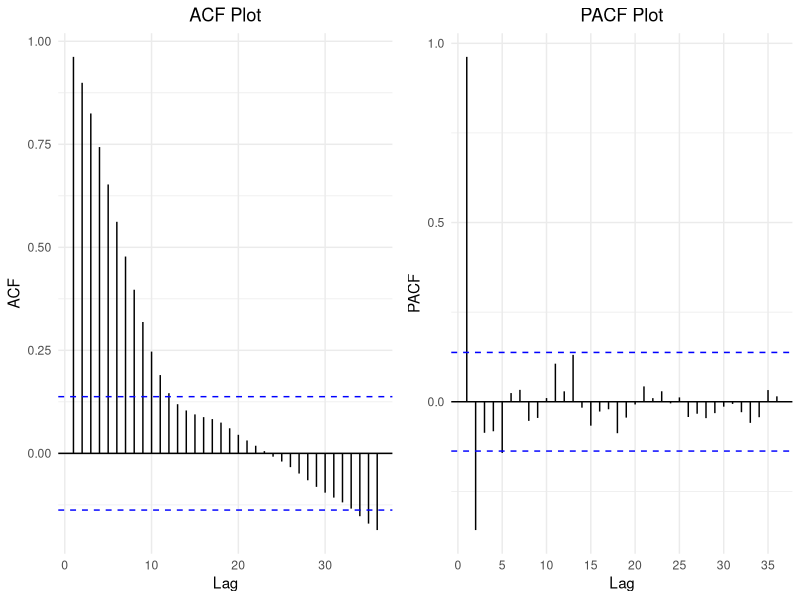
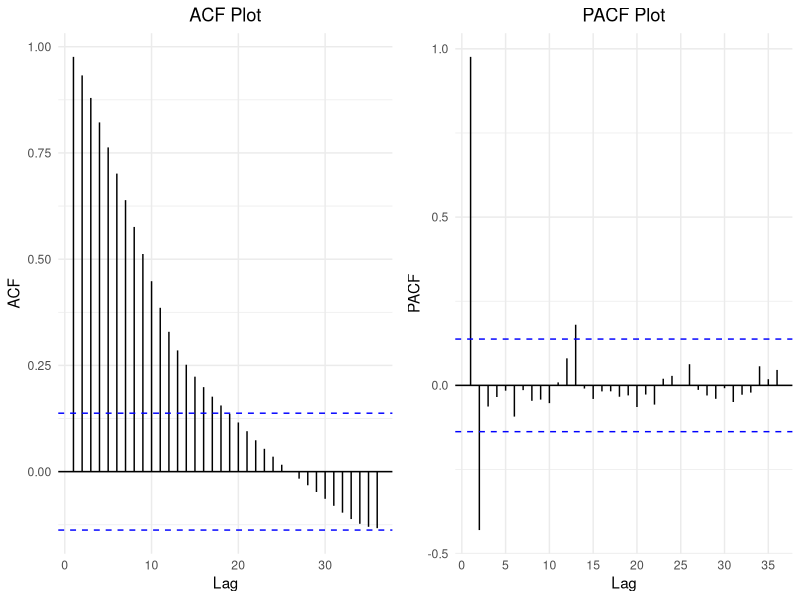
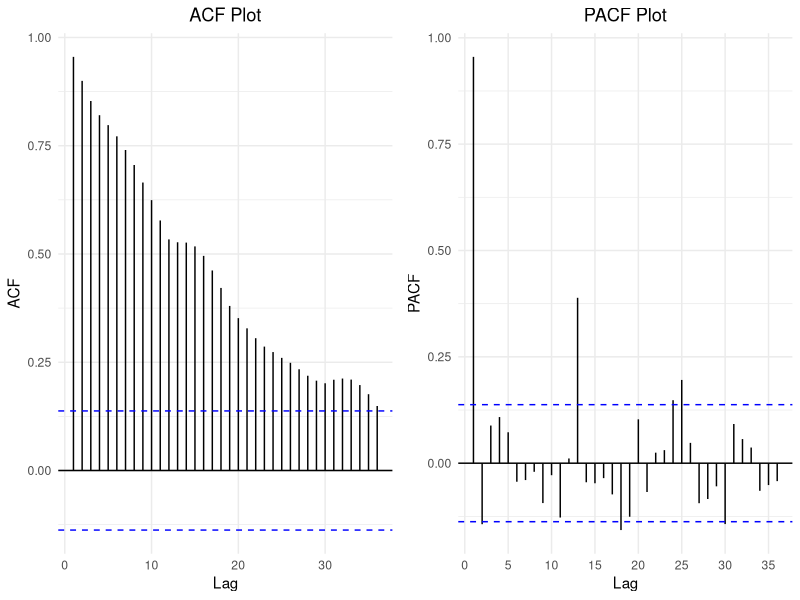
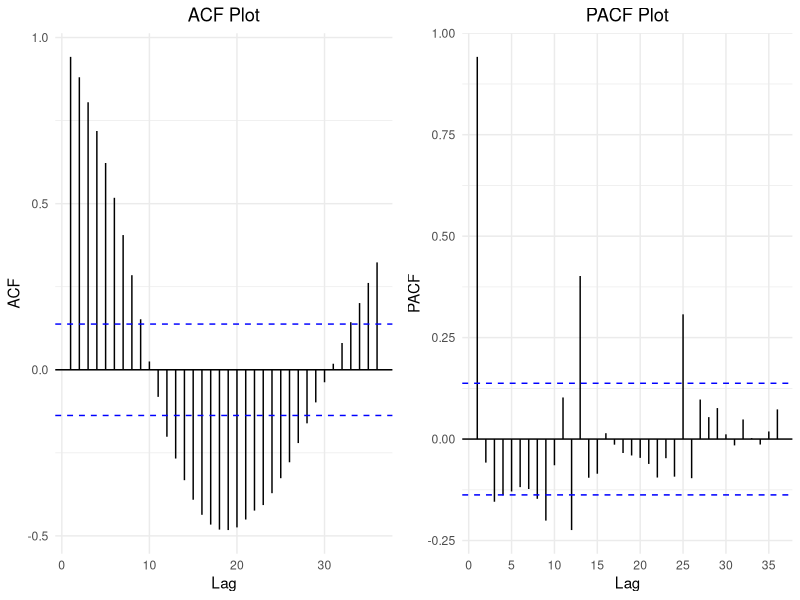

Generate these figures, in order, with R:
######################### ACF - PACF Plots: BRIC ####################
set.seed(20240101) # For reproducibility, we are using this seed value

# Load the necessary libraries
library(forecast)
library(ggplot2)
library(gridExtra)

################## Brazil ############################
# Set the working directory
setwd("./FEWNet/dataset/brazil")
getwd()

setwd("/Users/shovonsengupta/Desktop/All/Time_Series_Forecasting_Research/Inflation_Forecasting_BRIC_Paper/data/BRIC_CPI_INF_UNCERT_data/base_data/brazil")
getwd()

# Dataset
cpi.df <- read.csv("Brazil_CPI_inf_rate_Monthly_base_mulvar_cpi_epu_gprc_202201.csv",header=TRUE)
str(cpi.df)

# lets remove the last 24 observations (test data) -- Time frame considered: 2003M01 - 2019M11
cpi.train.df<-cpi.df[1:203,1:4]
str(cpi.train.df)

# Create ACF plot
acf_plot <- ggAcf(cpi.train.df$CPI_inflation_rate, lag.max = 36) +
  ggtitle("ACF Plot") +
  theme_minimal() +
  theme(plot.title = element_text(hjust = 0.5))

# Create PACF plot
pacf_plot <- ggPacf(cpi.train.df$CPI_inflation_rate, lag.max = 36) +
  ggtitle("PACF Plot") +
  theme_minimal() +
  theme(plot.title = element_text(hjust = 0.5))

# Arrange both plots side by side
grid.arrange(acf_plot, pacf_plot, ncol = 2)


################## Russia ############################
# Set the working directory
setwd("./FEWNet/dataset/russia")
getwd()

setwd("/Users/shovonsengupta/Desktop/All/Time_Series_Forecasting_Research/Inflation_Forecasting_BRIC_Paper/data/BRIC_CPI_INF_UNCERT_data/base_data/russia")
getwd()

# Dataset
cpi.df <- read.csv("RUS_CPI_inf_rate_Monthly_mulvar_epu_gprc_202201.csv",header=TRUE)
str(cpi.df)

# lets remove the last 24 observations (test data) -- Time frame considered: 2003M01 - 2019M11
cpi.train.df<-cpi.df[1:203,1:4]
str(cpi.train.df)

# Create ACF plot
acf_plot <- ggAcf(cpi.train.df$cpi_inflation_rate, lag.max = 36) +
  ggtitle("ACF Plot") +
  theme_minimal() +
  theme(plot.title = element_text(hjust = 0.5))

# Create PACF plot
pacf_plot <- ggPacf(cpi.train.df$cpi_inflation_rate, lag.max = 36) +
  ggtitle("PACF Plot") +
  theme_minimal() +
  theme(plot.title = element_text(hjust = 0.5))

# Arrange both plots side by side
grid.arrange(acf_plot, pacf_plot, ncol = 2)

################## India ############################
# Set the working directory
setwd("./FEWNet/dataset/india")
getwd()

setwd("/Users/shovonsengupta/Desktop/All/Time_Series_Forecasting_Research/Inflation_Forecasting_BRIC_Paper/data/BRIC_CPI_INF_UNCERT_data/base_data/india")
getwd()

# Dataset
cpi.df <- read.csv("India_CPI_inf_rate_Monthly_base_mulvar_cpi_epu_gprc_202201.csv",header=TRUE)
str(cpi.df)

# lets remove the last 24 observations (test data) -- Time frame considered: 2003M01 - 2019M11
cpi.train.df<-cpi.df[1:203,1:4]
str(cpi.train.df)

# Create ACF plot
acf_plot <- ggAcf(cpi.train.df$CPI_inflation_Rate, lag.max = 36) +
  ggtitle("ACF Plot") +
  theme_minimal() +
  theme(plot.title = element_text(hjust = 0.5))

# Create PACF plot
pacf_plot <- ggPacf(cpi.train.df$CPI_inflation_Rate, lag.max = 36) +
  ggtitle("PACF Plot") +
  theme_minimal() +
  theme(plot.title = element_text(hjust = 0.5))

# Arrange both plots side by side
grid.arrange(acf_plot, pacf_plot, ncol = 2)

################## China ############################
# Set the working directory
setwd("./FEWNet/dataset/china")
getwd()

setwd("/Users/shovonsengupta/Desktop/All/Time_Series_Forecasting_Research/Inflation_Forecasting_BRIC_Paper/data/BRIC_CPI_INF_UNCERT_data/base_data/china")
getwd()

# Dataset
cpi.df <- read.csv("China_CPI_inf_rate_Monthly_mulvariate_epu_gprc_202201.csv",header=TRUE)
str(cpi.df)

# lets remove the last 24 observations (test data) -- Time frame considered: 2003M01 - 2019M11
cpi.train.df<-cpi.df[1:203,1:4]
str(cpi.train.df)

# Create ACF plot
acf_plot <- ggAcf(cpi.train.df$cpi_inflation_rate, lag.max = 36) +
  ggtitle("ACF Plot") +
  theme_minimal() +
  theme(plot.title = element_text(hjust = 0.5))

# Create PACF plot
pacf_plot <- ggPacf(cpi.train.df$cpi_inflation_rate, lag.max = 36) +
  ggtitle("PACF Plot") +
  theme_minimal() +
  theme(plot.title = element_text(hjust = 0.5))

# Arrange both plots side by side
grid.arrange(acf_plot, pacf_plot, ncol = 2)




